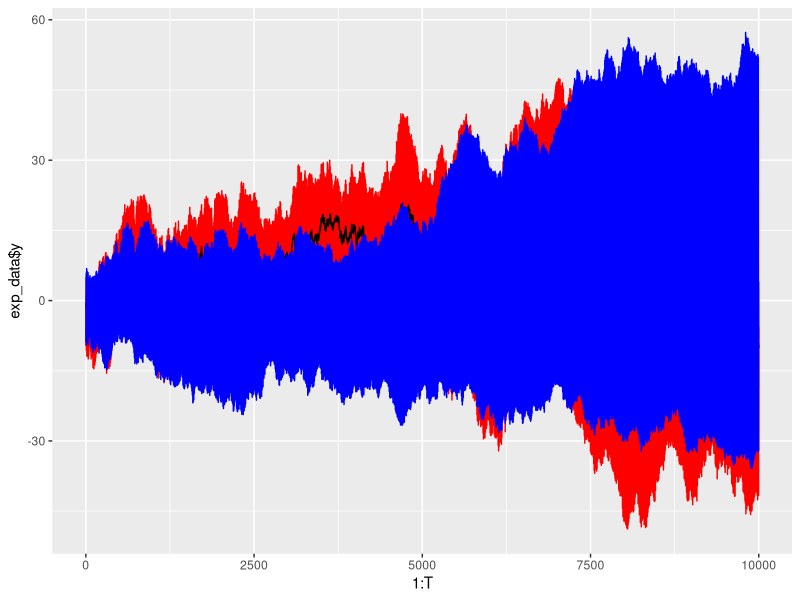

This chart was generated by the following R code: (Note: this script raises an error after producing the figure.)
library(ggplot2)
sim_exp_smoothing = function(params, lags, initial, T, sigmasq){
  m = length(params)
  dim = sum(lags) - m + 1
  if(length(lags) != m){
    stop("Parameter and lag vectors must be the same length")
  }
  if(length(initial) != dim){
    stop("Length of initial state vector must equal sum of lag vector minus number of latent states plus one")
  }
  if(any(params >= 1 | params <= 0)){
    stop("All parameters must be between zero and one")
  }
  states = matrix(0, ncol = T+1, nrow = dim)
  states[,1] = initial
  y = vector(length = T+1)
  newstates = c(1, 1+cumsum(lags))[-(m+1)]
  for(t in 2:(T+1)){
    y[t] = rnorm(1, 0, sqrt(sigmasq)) + states[1, t-1] - sum(states[(1:sum(lags))[-cumsum(lags)],t-1])
    states[1, t] = (1-params[1])*states[1, t-1] + params[1]*(y[t] + sum(states[(1:sum(lags))[-cumsum(lags)],t-1])) 
    
    
    for(j in 2:m){
      states[newstates[j], t] = -sum(states[(cumsum(lags)[j-1]+1):(cumsum(lags)[j]-1),t-1]) +
                                       params[j]*(y[t] - states[1, t-1] + sum(states[(1:sum(lags))[-cumsum(lags)], t-1]))
    }
    for(j in (1:(sum(lags)-m+1))[-newstates]){
      states[j, t] = states[j-1, t-1]
    }
  }
  out = list(y = y[2:(T+1)], states = states[newstates,2:(T+1)])
  return(out)
}

alpha = c(0.3, 0.5)
lags = c(1, 7)
initial = c(0, 1, 2, 6, 1, 1, -3)
T = 10000
sigmasq = 1
exp_data = sim_exp_smoothing(alpha, lags, initial, T, sigmasq)
ggplot() + geom_line(aes(1:T, exp_data$y), colour = "red") + 
  geom_line(aes(1:T, exp_data$states[1,]), colour = "black") + geom_line(aes(1:T, exp_data$states[2, ]), colour = "blue")

##MCMC Setup
m = length(lags)
dim = sum(lags) - m +1
y = exp_data$y
x = c(1, rep(-1, dim-1))
Trans = matrix(0, dim, dim)
Trans[1,1] = 1
newstates = c(1, 2+cumsum(lags-1)[-m])
for(i in 2:m){
  if(i < m){
    Trans[newstates[i], newstates[i]:(newstates[i+1]-1)] = -1
  } else {
    Trans[newstates[m], newstates[m]:dim] = -1
  }
}
for(i in (1:dim)[-newstates]){
  Trans[i, i-1] = 1
}


rep = 10000

grid = expand.grid(seq(0.1, 0.9, 0.1), seq(0.1, 0.9, 0.1))
grid$dens = apply(grid, 1, alpha_xt, y = y, Trans = Trans, x = x, lags = lags, initial = initial, sigmasq = sigmasq)
ggplot(grid) + geom_tile(aes(Var1, Var2, fill = dens))
grid[which.max(grid$dens),]



#Progress:
#Fix problem in eigenvalue of D matrix (coding error)
#Write simulation and MCMC code (in progress - alpha draws)
#Discover problem with XTX being singular
#Reparameterise seasonal effects to have equivalent to XTX that is not singluar
#Fix old code to work with new parameterisation

#To do:
#Figure out best way to draw alpha from marginal (probably add extra version of calculation code that doesn't have the structure - just return density)
#Run and see what happens
#Hope to fit marginals to easy to use densities
#Figure out copula structure and fit
#Write Variational Bayes algorithm (and hope distribution allows reparameterisation)
